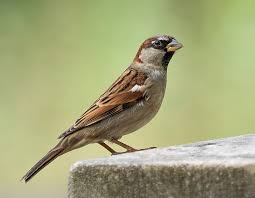
#> input picture img.jpg, 255 x 198 px
$ python 'image processsing ML.py'
#> lines starting #> are read from the running program, lines starting #| are printed output that depends on the picture; after the words box and inside, x2 and y2 are one past the last pixel; in counts of white or black regions, pixels touching at a corner belong together
#!/usr/bin/env python
# coding: utf-8

# # image process(edge detect,image translate,image rotate)

# In[1]:


import cv2


# # Detection Edges

# In[2]:


fname="img.jpg"
try:
    img=cv2.imread(fname)
#> img is the input picture: shape (198, 255, 3); mean B, G, R 122.2, 166.4, 163.8
    edges=cv2.Canny(img,100,200) #canny is a function use to translate image
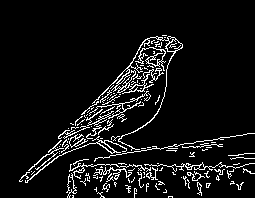
#> edges: shape (198, 255); 7.3% white in thin lines or dots, all inside (x1, y1, x2, y2) = (19, 35, 255, 198)
    cv2.imwrite("ImageEdges.jpg",edges)
    print("DONEE")
except IOError:
    print("File Not Found")


# # Scaling

# In[3]:


fname="img.jpg"
try:
    img=cv2.imread(fname)
    (h,w)=img.shape[:2]
#> h = 198; w = 255
    res=cv2.resize(img,(int(w/2),int(h/2)),interpolation=cv2.INTER_CUBIC)
    cv2.imwrite("ScaleImg.jpg",res)
    print("DONEE")
except IOError:
    print("File Not Found")


# # Visualizing the different channels of Image

# In[4]:


fname="img.jpg"
img=cv2.imread(fname)
B,G,R=cv2.split(img)
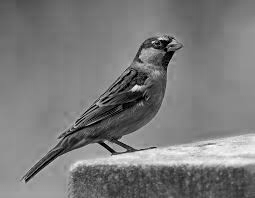
#> B: shape (198, 255); min 0, max 251, mean 122.2
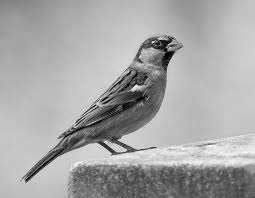
#> G: shape (198, 255); min 0, max 253, mean 166.4
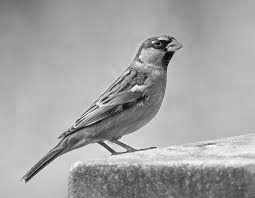
#> R: shape (198, 255); min 0, max 255, mean 163.8
cv2.imshow("Original",img)
cv2.waitKey(0)

cv2.imshow("Blue Image",B)
cv2.waitKey(0)

cv2.imshow("Green Image",G)
cv2.waitKey(0)

cv2.imshow("Red Image",R)
cv2.waitKey(0)

cv2.destroyAllWindows()


# # Image Pyramid

# In[4]:


import matplotlib.pyplot as plt


# In[5]:


img=cv2.imread("img.jpg")
layer=img.copy()
for i in range(4):
    plt.subplot(2,2,i+1)
    layer=cv2.pyrDown(layer)
    plt.imshow(layer)
    cv2.imshow("Image",layer)
    cv2.waitKey(0)
cv2.destroyAllWindows()


# In[2]:


import cv2
import numpy as np


# In[5]:


image=cv2.imread("img.jpg")
cv2.imshow("Original Image",image)
cv2.waitKey(0)

#Gaussian blur
Gaussian=cv2.GaussianBlur(image,(7,7),0)
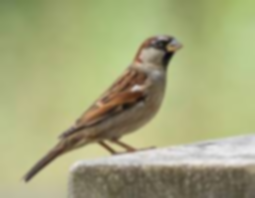
#> Gaussian: shape (198, 255, 3); mean B, G, R 122.2, 166.4, 163.8
cv2.imshow("Gaussian Image",Gaussian)
cv2.waitKey(0)

#Median blur
Median=cv2.medianBlur(image ,5)
cv2.imshow("Median Image",Median)
cv2.waitKey(0)

#Bilateral blur
Bilateral=cv2.bilateralFilter(image ,9,75,57)
cv2.imshow("Bilateral Image",Bilateral)
cv2.waitKey(0)

cv2.destroyAllWindows()


# # Image Border

# In[12]:


image=cv2.imread("img.jpg")
borderimage=cv2.copyMakeBorder(image,20,20,20,20,cv2.BORDER_CONSTANT,value=[255,0,0])
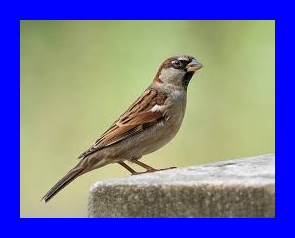
#> borderimage: shape (238, 295, 3); mean B, G, R 159.5, 119.6, 117.8
cv2.imwrite("Border Image.jpg",borderimage)
print("DONEE")


# # Image border reflect
#

# In[13]:


image=cv2.imread("img.jpg")
borderimage=cv2.copyMakeBorder(image,100,100,50,50,cv2.BORDER_REFLECT)
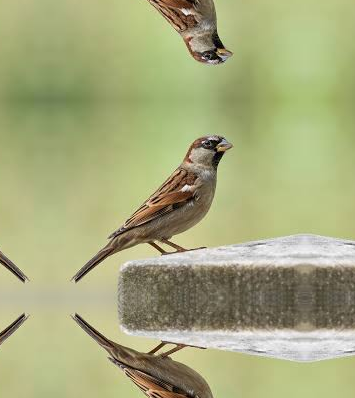
#> borderimage: shape (398, 355, 3); mean B, G, R 124.6, 169.9, 166.3
#> (the run stopped early here; a loop or call above may not have finished)
